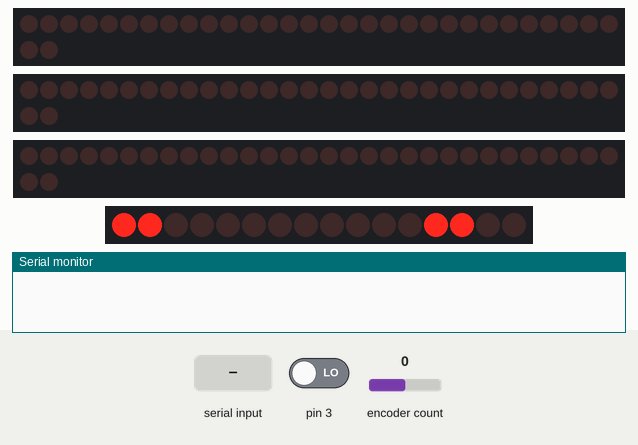
The sketch below on a simulated Arduino Uno, built with avr-gcc and run on an emulated ATmega328P. Parts: 3 × 32 shift-register outputs drawn as a row of LEDs (first output left, lit = HIGH), 16 shift-register outputs drawn as a row of LEDs (first output left, lit = HIGH), the last lines printed to the serial monitor. Wiring (inferred from the names in the program): 3 × 4 × shift register (74HC595): latch pin 10 / latch pin 6 / latch pin 7. Wiring (inferred from the signals the program sends): 3 × row of LEDs: on Q0, Q1, Q2, Q3, Q4, Q5, Q6, Q7, Q8, Q9, Q10, Q11, Q12, Q13, Q14, Q15, Q16, Q17, Q18, Q19, Q20, Q21, Q22, Q23, Q24, Q25, Q26, Q27, Q28, Q29, Q30, Q31 / on Q0, Q1, Q2, Q3, Q4, Q5, Q6, Q7, Q8, Q9, Q10, Q11, Q12, Q13, Q14, Q15, Q16, Q17, Q18, Q19, Q20, Q21, Q22, Q23, Q24, Q25, Q26, Q27, Q28, Q29, Q30, Q31 / on Q0, Q1, Q2, Q3, Q4, Q5, Q6, Q7, Q8, Q9, Q10, Q11, Q12, Q13, Q14, Q15, Q16, Q17, Q18, Q19, Q20, Q21, Q22, Q23, Q24, Q25, Q26, Q27, Q28, Q29, Q30, Q31. Inputs (shaded band) come from the test bench; at power-on: encoder count 0, pin 3 LOW.

Above: at 1.2 s.
1.3 s: encoder count set to 1
At 1.35 s:
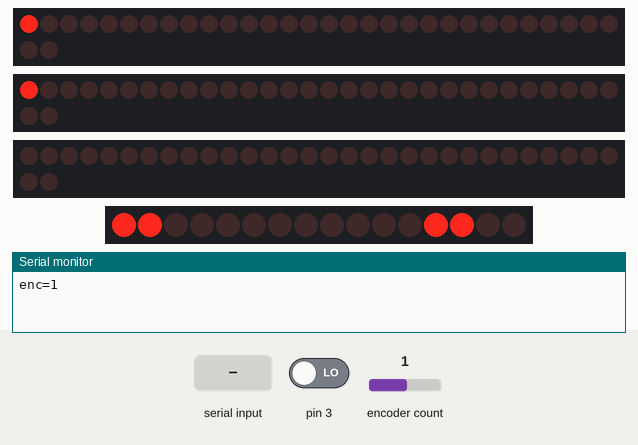
3.1 s: "5\n" received over Serial
At 3.26 s:
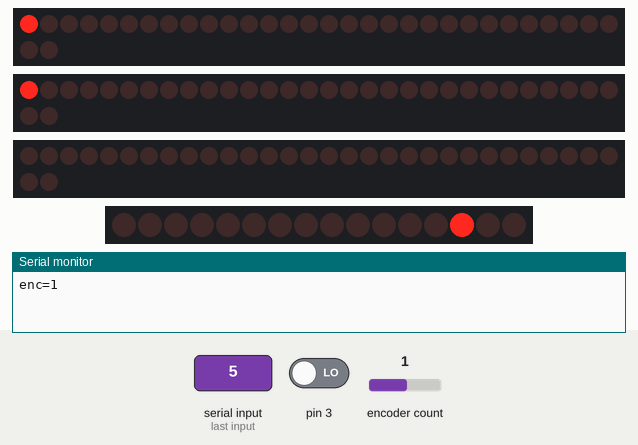
5.0 s: "30,150\n" received over Serial
At 5.67 s:
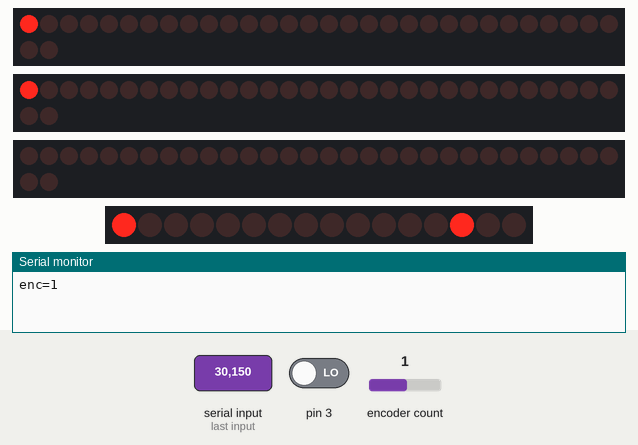
7.4 s: encoder count set to 0
At 7.48 s:
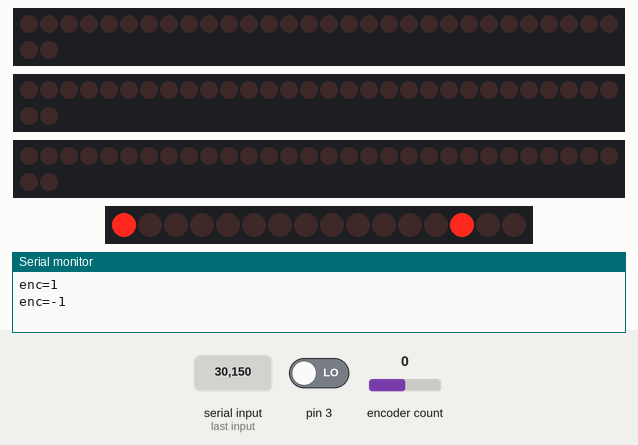
9.2 s: "200\n" received over Serial
At 9.59 s:
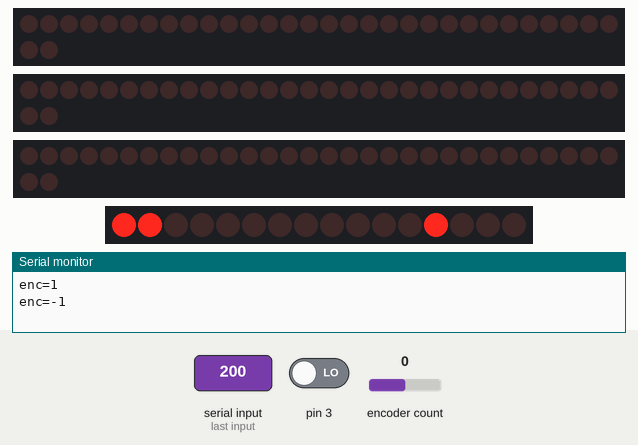
11.3 s: encoder count set to -1
At 11.4 s:
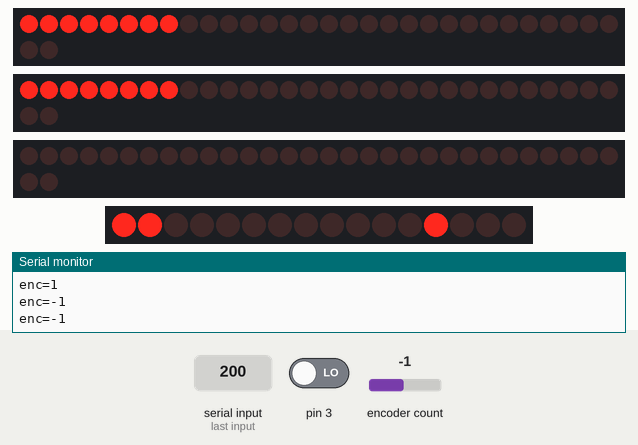
Timing chart, 0 to 14.1 s (numbered marks = the images above; inputs shaded):
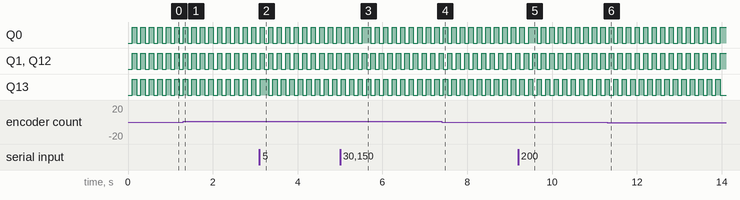

The sketch:

_595_shift_8_outs.ino
```cpp
#include <SPI.h>


#include <Servo.h>

#include <rotary.h>
int csPin = 10; //You can use any IO pin but for this example we use 10

int cycles = 0;


// Clock Pin  to SH_CP pin 11 of 74HC595
const int clockPin = 5;

// Latch Pin to ST_CP pin 12 of 74HC595
const int latchPin = 6;

// Data Pin to DS pin 14  of 74HC595
const int dataPin = 7;

// The array for 16 outputs
byte pinz[] = {B00000000, B00000000};


// delay
int d = 100;

// the string from serial
String in_str = "";

//const int ENC_A = 2;
//const int ENC_B = 3;


Rotary rot = Rotary(2, 3);

int servo_pos =0;


ISR(PCINT2_vect) {
  unsigned char result = rot.process();
  if (result) {
      if( result == DIR_CW ){
        Serial.print("enc=1\n");
        servo_pos = servo_pos + 1;
      }else{
        Serial.print("enc=-1\n");
                servo_pos = servo_pos - 1;
      }
  }
}


void setup() {
    // set pins to output so you can control the shift register
    pinMode(latchPin, OUTPUT);
    pinMode(clockPin, OUTPUT);
    pinMode(dataPin, OUTPUT);


    pinMode(csPin, OUTPUT);
    digitalWrite(csPin, HIGH); //By default, don't be selecting OpenSegment
    SPI.begin(); //Start the SPI hardware
    SPI.setClockDivider(SPI_CLOCK_DIV64); //Slow down the master a bit

    //Send the reset command to the display - this forces the cursor to return to the beginning of the display
    digitalWrite(csPin, LOW); //Drive the CS pin low to select OpenSegment
    SPI.transfer('v'); //Reset command

    Serial.begin(9600);

    PCICR |= (1 << PCIE2);
    PCMSK2 |= (1 << PCINT18) | (1 << PCINT19);
    sei();

}

void spiSendValue(int tempCycles)
{
  digitalWrite(csPin, LOW); //Drive the CS pin low to select OpenSegment

  SPI.transfer(tempCycles / 1000); //Send the left most digit
  tempCycles %= 1000; //Now remove the left most digit from the number we want to display
  SPI.transfer(tempCycles / 100);
  tempCycles %= 100;
  SPI.transfer(tempCycles / 10);
  tempCycles %= 10;
  SPI.transfer(tempCycles); //Send the right most digit

  digitalWrite(csPin, HIGH); //Release the CS pin to de-select OpenSegment
}

void loop() {
    //Serial.println(servo_pos);
    //int msv =  map(servo_pos, 0, 180, 1000, 2000);
    //myservo.write( servo_pos );
      spiSendValue(servo_pos);
    /*
    n = digitalRead(ENC_A);
     if( (encoder0PinALast == LOW) && (n == HIGH) ) {
     if( digitalRead(ENC_B) == LOW ) {
     Serial.print("enc=+1\n");
     if( x > 0) {
     x--;


     }
     } else {
     Serial.print("enc=-1\n");
     if( x < 15 ){
     x++;

     }
     }
     //Serial.print (x);
     //Serial.print ("\n");
     }
     encoder0PinALast = n;
     */

    if (Serial.available() > 0) {
        int c = Serial.read();
        if( c == '=' || isDigit(c) ){
            in_str += (char)c;
        }
        if( c == '\n'){
            int eq_pos = in_str.indexOf('=');

            String pin_str = in_str.substring(0, eq_pos);
            int pin = pin_str.toInt();

            String state_str = in_str.substring(eq_pos + 1);
            int xstate = state_str.toInt();

            setPin(pin, xstate);
            in_str = "";
        }
    }


    //setPin(0, true);
    //setPin(8, true);
    //setPin(9, true);
    // setVal(x);
    update();
    togglePin(4);
    togglePin(5);
    togglePin(8);
    togglePin(9);
    delay(d);
    //walkUp();
    //sweepUp();
    //  sweepUp();
    //sweepDown();
    //Serial.println("-");
    //sweepDown();
    //Serial.println("-----");
}

void setVal(int v){
    int i;
    for(i = 0; i < 16; i = i + 1){

        setPin(i, i <= v ? HIGH: LOW);
        //ssbitWrite(pinStates, npin, !bitRead(pinStates, npin));
        //pinStates =  pinStates << 1;
        //Serial.println(i);
        //update();
        //delay(d);
    }
}

void sweepUp(){
    int i;
    for(i = 0; i < 16; i = i + 1){

        togglePin(i);
        //ssbitWrite(pinStates, npin, !bitRead(pinStates, npin));
        //pinStates =  pinStates << 1;
        Serial.println(i);
        update();
        delay(d);
    }
}
void walkUp(){
    int x = 0;
    int i;
    for(i = 0; i < 15; i = i + 1){
        //togglePin(i);
        setPin(i, x == i );
        //Serial.println(i);
        //pinStates =  pinStates << 1;
        x += 1;
        update();
        delay(d);
    }
}


void sweepDown(){
    int i;
    for(i = 15; i != -1; i = i - 1){
        togglePin(i);
        //Serial.println(i);
        //pinStates =  pinStates << 1;
        update();
        delay(d);
    }
}
// Toggles state of npin
void update() {

    // turn off the output so the pins don't light up while you're shifting bits:
    digitalWrite(latchPin, LOW);

    // shift the bits out:
    shiftOut(dataPin, clockPin, MSBFIRST, pinz[0]);
    shiftOut(dataPin, clockPin, MSBFIRST, pinz[1]);

    // turn on the output so the LEDs can light up:
    digitalWrite(latchPin, HIGH);

}

// Toggles state of npin
void togglePin(int xpin) {

    int idx = xpin > 7 ? 1 : 0;
    int npin = xpin > 7 ? xpin - 8 : xpin;
    // toogle
    bitWrite(pinz[idx], npin, !bitRead(pinz[idx], npin));
}
// Sets a pin to state
void setPin(int xpin, int state) {

    int idx = xpin > 7 ? 1 : 0;
    int npin = xpin > 7 ? xpin - 8 : xpin;
    bitWrite(pinz[idx], npin, state);
}
```
